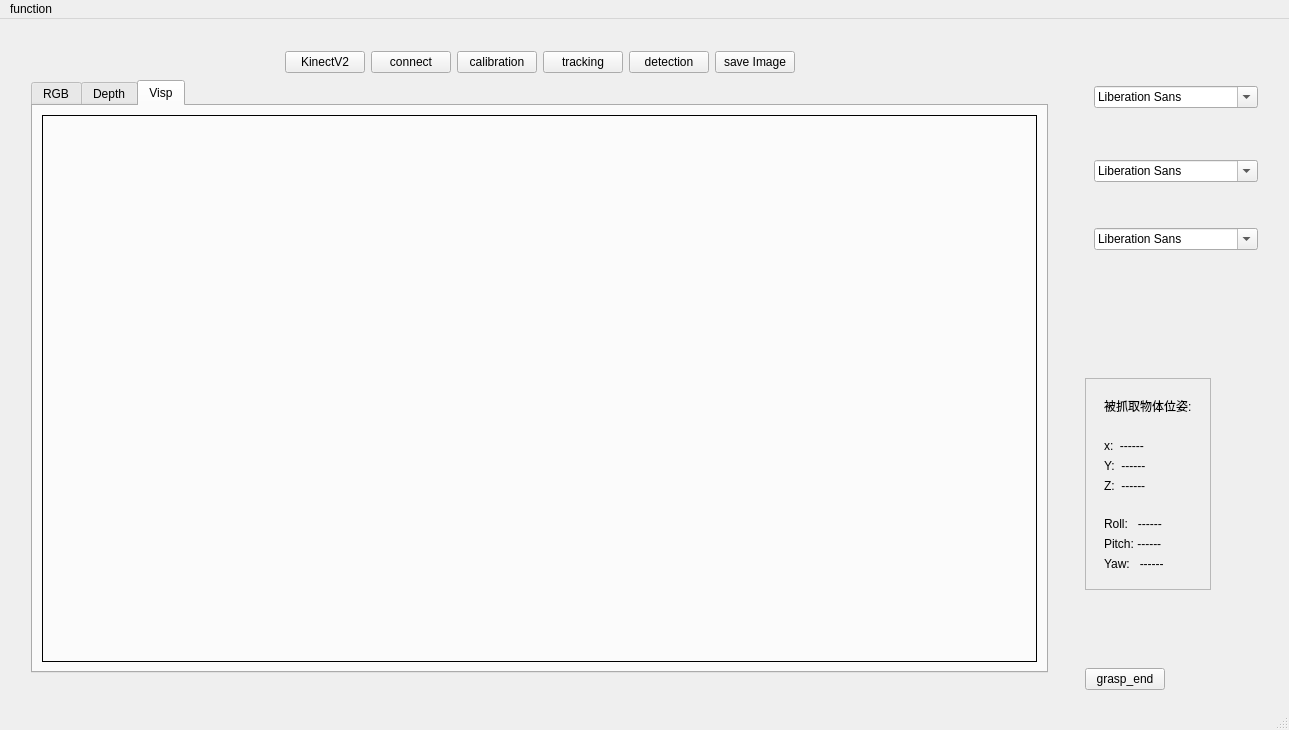
<?xml version="1.0" encoding="UTF-8"?>
<ui version="4.0">
 <class>MainWindow</class>
 <widget class="QMainWindow" name="MainWindow">
  <property name="geometry">
   <rect>
    <x>0</x>
    <y>0</y>
    <width>1289</width>
    <height>730</height>
   </rect>
  </property>
  <property name="minimumSize">
   <size>
    <width>1289</width>
    <height>730</height>
   </size>
  </property>
  <property name="windowTitle">
   <string>THU Machine Vision</string>
  </property>
  <widget class="QWidget" name="centralwidget">
   <layout class="QHBoxLayout" name="horizontalLayout_6">
    <item>
     <widget class="QWidget" name="widget" native="true">
      <property name="minimumSize">
       <size>
        <width>1053</width>
        <height>662</height>
       </size>
      </property>
      <property name="maximumSize">
       <size>
        <width>1053</width>
        <height>662</height>
       </size>
      </property>
      <layout class="QHBoxLayout" name="horizontalLayout">
       <item>
        <widget class="QStackedWidget" name="stackedWidget">
         <property name="currentIndex">
          <number>0</number>
         </property>
         <widget class="QWidget" name="main">
          <layout class="QVBoxLayout" name="verticalLayout_2">
           <item>
            <layout class="QHBoxLayout" name="horizontalLayout_2">
             <item>
              <spacer name="horizontalSpacer_2">
               <property name="orientation">
                <enum>Qt::Horizontal</enum>
               </property>
               <property name="sizeHint" stdset="0">
                <size>
                 <width>40</width>
                 <height>20</height>
                </size>
               </property>
              </spacer>
             </item>
             <item>
              <widget class="QPushButton" name="pushButtonKinectV2">
               <property name="text">
                <string>KinectV2</string>
               </property>
              </widget>
             </item>
             <item>
              <widget class="QPushButton" name="pushButtonConnect">
               <property name="text">
                <string>connect</string>
               </property>
              </widget>
             </item>
             <item>
              <widget class="QPushButton" name="pushButtonCalibration">
               <property name="text">
                <string>calibration</string>
               </property>
              </widget>
             </item>
             <item>
              <widget class="QPushButton" name="pushButtonTracking">
               <property name="text">
                <string>tracking</string>
               </property>
              </widget>
             </item>
             <item>
              <widget class="QPushButton" name="pushButtonDetection">
               <property name="text">
                <string>detection</string>
               </property>
              </widget>
             </item>
             <item>
              <widget class="QPushButton" name="pushButtonKinect">
               <property name="text">
                <string>save Image</string>
               </property>
              </widget>
             </item>
             <item>
              <spacer name="horizontalSpacer">
               <property name="orientation">
                <enum>Qt::Horizontal</enum>
               </property>
               <property name="sizeHint" stdset="0">
                <size>
                 <width>40</width>
                 <height>20</height>
                </size>
               </property>
              </spacer>
             </item>
            </layout>
           </item>
           <item>
            <widget class="QTabWidget" name="tabWidgetImage">
             <property name="minimumSize">
              <size>
               <width>1017</width>
               <height>593</height>
              </size>
             </property>
             <property name="maximumSize">
              <size>
               <width>1017</width>
               <height>593</height>
              </size>
             </property>
             <property name="currentIndex">
              <number>2</number>
             </property>
             <widget class="QWidget" name="tab">
              <attribute name="title">
               <string>RGB</string>
              </attribute>
              <layout class="QHBoxLayout" name="horizontalLayout_3">
               <item>
                <widget class="QLabel" name="label_image">
                 <property name="minimumSize">
                  <size>
                   <width>995</width>
                   <height>544</height>
                  </size>
                 </property>
                 <property name="maximumSize">
                  <size>
                   <width>995</width>
                   <height>544</height>
                  </size>
                 </property>
                 <property name="frameShape">
                  <enum>QFrame::Panel</enum>
                 </property>
                 <property name="text">
                  <string/>
                 </property>
                </widget>
               </item>
              </layout>
             </widget>
             <widget class="QWidget" name="tab_2">
              <attribute name="title">
               <string>Depth</string>
              </attribute>
              <layout class="QHBoxLayout" name="horizontalLayout_5">
               <item>
                <widget class="QLabel" name="labelDepthImage">
                 <property name="frameShape">
                  <enum>QFrame::Panel</enum>
                 </property>
                 <property name="text">
                  <string/>
                 </property>
                </widget>
               </item>
              </layout>
             </widget>
             <widget class="QWidget" name="tab_3">
              <attribute name="title">
               <string>Visp</string>
              </attribute>
              <layout class="QHBoxLayout" name="horizontalLayout_4">
               <item>
                <widget class="QLabel" name="label_Visp">
                 <property name="frameShape">
                  <enum>QFrame::Panel</enum>
                 </property>
                 <property name="text">
                  <string/>
                 </property>
                 <property name="textFormat">
                  <enum>Qt::AutoText</enum>
                 </property>
                </widget>
               </item>
              </layout>
             </widget>
            </widget>
           </item>
          </layout>
         </widget>
         <widget class="QWidget" name="page"/>
         <widget class="QWidget" name="detection"/>
         <widget class="QWidget" name="tracking"/>
        </widget>
       </item>
      </layout>
     </widget>
    </item>
    <item>
     <widget class="QWidget" name="widget_7" native="true">
      <property name="minimumSize">
       <size>
        <width>200</width>
        <height>0</height>
       </size>
      </property>
      <property name="maximumSize">
       <size>
        <width>200</width>
        <height>16777215</height>
       </size>
      </property>
      <layout class="QFormLayout" name="formLayout">
       <item row="2" column="0">
        <widget class="QFrame" name="frame">
         <property name="frameShape">
          <enum>QFrame::StyledPanel</enum>
         </property>
         <property name="frameShadow">
          <enum>QFrame::Raised</enum>
         </property>
         <layout class="QVBoxLayout" name="verticalLayout_4">
          <item>
           <widget class="QWidget" name="widget_6" native="true">
            <layout class="QHBoxLayout" name="horizontalLayout_7">
             <item>
              <widget class="QLabel" name="label_7">
               <property name="text">
                <string>被抓取物体位姿:</string>
               </property>
              </widget>
             </item>
            </layout>
           </widget>
          </item>
          <item>
           <widget class="QWidget" name="widget_3" native="true">
            <layout class="QVBoxLayout" name="verticalLayout">
             <item>
              <widget class="QLabel" name="label">
               <property name="text">
                <string>x:  ------</string>
               </property>
              </widget>
             </item>
             <item>
              <widget class="QLabel" name="label_2">
               <property name="text">
                <string>Y:  ------</string>
               </property>
              </widget>
             </item>
             <item>
              <widget class="QLabel" name="label_3">
               <property name="text">
                <string>Z:  ------</string>
               </property>
              </widget>
             </item>
            </layout>
           </widget>
          </item>
          <item>
           <widget class="QWidget" name="widget_4" native="true">
            <layout class="QVBoxLayout" name="verticalLayout_3">
             <item>
              <widget class="QLabel" name="label_4">
               <property name="text">
                <string>Roll:   ------</string>
               </property>
              </widget>
             </item>
             <item>
              <widget class="QLabel" name="label_5">
               <property name="text">
                <string>Pitch: ------</string>
               </property>
              </widget>
             </item>
             <item>
              <widget class="QLabel" name="label_6">
               <property name="text">
                <string>Yaw:   ------</string>
               </property>
              </widget>
             </item>
            </layout>
           </widget>
          </item>
         </layout>
        </widget>
       </item>
       <item row="3" column="0">
        <spacer name="verticalSpacer_5">
         <property name="orientation">
          <enum>Qt::Vertical</enum>
         </property>
         <property name="sizeHint" stdset="0">
          <size>
           <width>20</width>
           <height>40</height>
          </size>
         </property>
        </spacer>
       </item>
       <item row="4" column="0">
        <widget class="QPushButton" name="pushButton_grasp_end">
         <property name="text">
          <string>grasp_end</string>
         </property>
        </widget>
       </item>
       <item row="1" column="0">
        <spacer name="verticalSpacer_6">
         <property name="orientation">
          <enum>Qt::Vertical</enum>
         </property>
         <property name="sizeHint" stdset="0">
          <size>
           <width>20</width>
           <height>40</height>
          </size>
         </property>
        </spacer>
       </item>
       <item row="0" column="0" colspan="2">
        <widget class="QWidget" name="widget_5" native="true">
         <layout class="QVBoxLayout" name="verticalLayout_5">
          <item>
           <spacer name="verticalSpacer">
            <property name="orientation">
             <enum>Qt::Vertical</enum>
            </property>
            <property name="sizeHint" stdset="0">
             <size>
              <width>20</width>
              <height>40</height>
             </size>
            </property>
           </spacer>
          </item>
          <item>
           <widget class="QFontComboBox" name="CBtracking"/>
          </item>
          <item>
           <spacer name="verticalSpacer_2">
            <property name="orientation">
             <enum>Qt::Vertical</enum>
            </property>
            <property name="sizeHint" stdset="0">
             <size>
              <width>20</width>
              <height>40</height>
             </size>
            </property>
           </spacer>
          </item>
          <item>
           <widget class="QWidget" name="widget_2" native="true">
            <property name="minimumSize">
             <size>
              <width>1021</width>
              <height>0</height>
             </size>
            </property>
           </widget>
          </item>
          <item>
           <widget class="QFontComboBox" name="CBdetection"/>
          </item>
          <item>
           <spacer name="verticalSpacer_3">
            <property name="orientation">
             <enum>Qt::Vertical</enum>
            </property>
            <property name="sizeHint" stdset="0">
             <size>
              <width>20</width>
              <height>40</height>
             </size>
            </property>
           </spacer>
          </item>
          <item>
           <widget class="QFontComboBox" name="CBCalibration"/>
          </item>
          <item>
           <spacer name="verticalSpacer_4">
            <property name="orientation">
             <enum>Qt::Vertical</enum>
            </property>
            <property name="sizeHint" stdset="0">
             <size>
              <width>20</width>
              <height>40</height>
             </size>
            </property>
           </spacer>
          </item>
         </layout>
        </widget>
       </item>
      </layout>
     </widget>
    </item>
   </layout>
  </widget>
  <widget class="QMenuBar" name="menubar">
   <property name="geometry">
    <rect>
     <x>0</x>
     <y>0</y>
     <width>1289</width>
     <height>28</height>
    </rect>
   </property>
   <widget class="QMenu" name="menufunction">
    <property name="title">
     <string>function</string>
    </property>
    <addaction name="actionmain"/>
   </widget>
   <addaction name="menufunction"/>
  </widget>
  <widget class="QStatusBar" name="statusbar"/>
  <action name="actionmain">
   <property name="text">
    <string>main</string>
   </property>
  </action>
  <action name="actioncalibration">
   <property name="text">
    <string>calibration</string>
   </property>
  </action>
  <action name="actiondetection">
   <property name="text">
    <string>detection</string>
   </property>
  </action>
  <action name="actiontracking">
   <property name="text">
    <string>tracking</string>
   </property>
  </action>
 </widget>
 <resources/>
 <connections/>
</ui>
